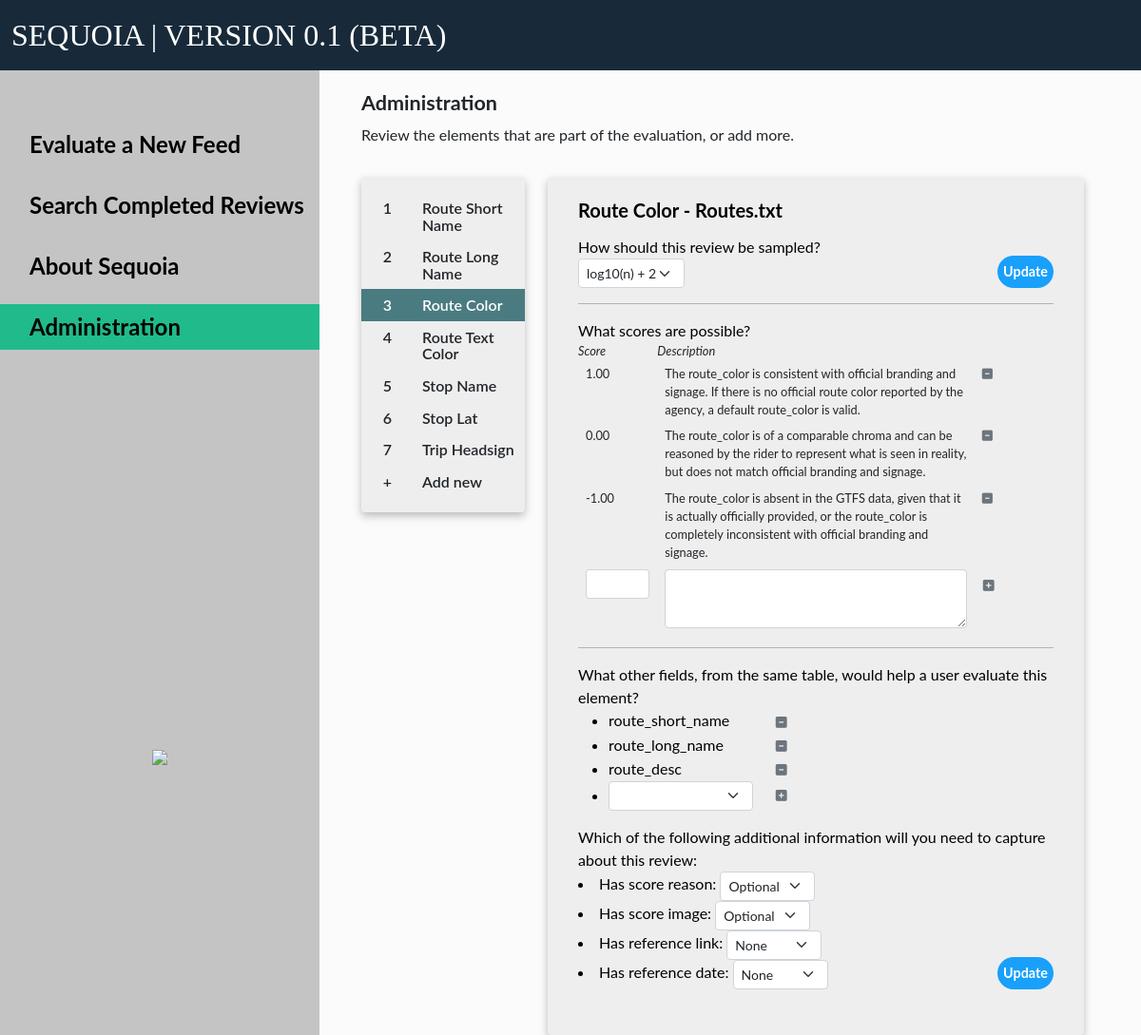
/administration/details/10, run on the app's committed database.
### gtfs_grading_app/models.py (models this page shows, shortened)
class review_category(models.Model):
    gtfs_field = models.ForeignKey(gtfs_field, on_delete=models.PROTECT)
    review_widget = models.OneToOneField(review_widget, on_delete=models.CASCADE)
    consistency_widget = models.OneToOneField(consistency_widget, on_delete=models.CASCADE)
    results_capture_widget = models.OneToOneField(results_capture_widget, on_delete=models.CASCADE)
    data_selector = models.ForeignKey('data_selector', default=1, on_delete=models.PROTECT)

class gtfs_field(models.Model):
    name = models.CharField(max_length=150, null=False)
    table = models.CharField(max_length=150, null=False)
    type = models.CharField(max_length=150, null=False)

class score(models.Model):
    score = models.DecimalField(decimal_places=2, max_digits=4, null=False)
    help_text = models.TextField(null=False)
    results_capture_widget = models.ForeignKey(results_capture_widget, on_delete=models.PROTECT)

### gtfs_grading_app/views.py (the view, shortened to what this page needs)
# urls.py: path('administration/details/<int:review_id>', name='admin_details', view=views.admin_details),
def admin_details(request, review_id):
    active_page = 'admin'
    existing_review_categories = review_category.objects.select_related().all()
    current_review = review_category.objects.select_related().get(id=review_id)
    active_review = current_review.id
    scores = score.objects.filter(results_capture_widget_id=current_review.results_capture_widget_id).order_by('-score')
    related_fields_same_table = current_review.review_widget.related_field_same_table.all()
    choose_data_selector = ChooseDataSelector(my_review_category=current_review,
                                              prefix="choose_data_selector",
                                              initial={'name': current_review.data_selector.name,
                                                       'number_to_review': current_review.data_selector.number_to_review})
    add_score_form = AddResultCaptureScore(initial={
        'results_capture_widget': current_review.results_capture_widget}, prefix='score_form')
    add_field_same_table_form = AddReviewWidgetRelatedFieldSameTable(my_gtfs_table_name=current_review.gtfs_field.table,
                                                                     prefix="field_same_table_form",
                                                                     initial={'review_widget_id': current_review.review_widget.id})
    update_results_capture_widget = AddResultsCaptureWidget(instance=current_review.results_capture_widget,
                                                            prefix="update_results_capture_widget")
    return render(request, 'admin/admin_details.html', {'active_page': active_page,
                                                        'active_review': active_review,
                                                        'current_review': current_review,
                                                        'existing_review_categories': existing_review_categories,
                                                        'choose_data_selector': choose_data_selector,
                                                        'scores': scores,
                                                        'add_score_form': add_score_form,
                                                        'related_fields_same_table': related_fields_same_table,
                                                        'add_field_same_table_form': add_field_same_table_form,
                                                        'update_results_capture_widget': update_results_capture_widget})

### gtfs_grading_app/forms.py (shortened to what this page needs)
class ChooseDataSelector(forms.Form):
    def __init__(self, *args, **kwargs):
        self.my_review_catagory = kwargs.pop("my_review_category")
        CHOICES, related_fields = DataSelector.get_valid_choices_and_related_fields()
        super(ChooseDataSelector, self).__init__(*args, **kwargs)
        self.fields['name'] = forms.ChoiceField(choices=CHOICES,
                                                label=False,
                                                widget=forms.Select(
                                                    attrs={'class': 'form-select form-select-sm'}))
        self.fields['number_to_review'] = forms.IntegerField(widget=forms.NumberInput(attrs={'class': 'form-control form-control-sm'}))
        self.related_fields = related_fields

class AddResultCaptureScore(forms.ModelForm):
    class Meta:
        model = score
        exclude = ['']
        widgets = {'results_capture_widget': forms.HiddenInput(),
                   'score': forms.NumberInput(attrs={'class': 'form-control form-control-sm'}),
                   'help_text': forms.Textarea(attrs={'class': 'form-control', 'rows': 2})}

### gtfs_grading_app/classes/classes.py (called while the page is built)
    @staticmethod
    def get_valid_choices_and_related_fields():
        choices = (
            ("log10(n) + 2", "log10(n) + 2"),
            ("number", 'number')
        )
        related_fields = [None, 'number_to_review']
        return choices, related_fields

### gtfs_grading_app/gtfs_spec/import_gtfs_spec.py (called while the page is built)
def get_gtfs_field_tuple_from_table(table_name, gtfs_spec=None):
    if not gtfs_spec:
        gtfs_spec = settings.GTFS_SPEC
    choice_tuple = choice_tuple = (('',''),)
    for t in gtfs_spec['resources']:
        if t['name'] == table_name:
            for f in t['schema']['fields']:
                choice_tuple = choice_tuple + ((f['name'], f['name']),)
            return choice_tuple
    raise ValueError("Table name not found in GTFS spec.")

### gtfs_grading_app/templatetags/custom_tags.py (called while the page is built)
@register.filter
def field_name_to_label(value):
    value = value.replace('_', ' ')
    return value.title()

### templates/admin/admin_details.html (shortened to what this page needs)
{% extends "admin/administration.html" %}
{% load static %}
{% load custom_tags %}
{% block admin_details %}
    <div class="card admin-review-card">
        <div class="card-title" style="padding-left:0rem">
            {{ current_review.gtfs_field.name | field_name_to_label }} - {{ current_review.gtfs_field.table | capfirst }}
        </div>
        <div class="card-body w-100">
            <p class="admin-heading">How should this review be sampled?</p>
            <form action="{% url 'admin_details' active_review %}" method="post">
                <div class="position-relative">
                    <div class="form-group row">
                        <div class="col-auto">
                            {{ choose_data_selector.name }}
                        </div>
                    </div>
                    <input class="position-absolute bottom-0 end-0" type="submit" value="Update" name='choose_data_selector'>
                </div>
            </form>
            <hr class="admin-hr">
            <p class="admin-heading">What scores are possible?</p>
            <div class="table-responsive">
                <table class="table score-table">
                    <thead>
                    <tr class="d-flex">
                        <th class="col-2">Score</th>
                        <th class="col-8">Description</th>
                        <th class="col-2"></th>
                    </tr>
                    </thead>
                    <tbody>
                    {% for score in scores %}
                        <tr class="d-flex">
                            <td class="col-2">{{ score.score }}</td>
                            <td class="col-8">{{ score.help_text }}</td>
                            <td class="col-2"><a href="{% url 'delete_results_capture_score' score.id %}"><i class="fas fa-minus-square ml-2 admin-add-subtract"></i></a></td>
                        </tr>
                    {% endfor %}
                    <tr class="d-flex">
                        <form action="{% url 'admin_details' active_review %}" method="post">
                            <td class="col-2">{{ add_score_form.score }}</td>
                            <td class="col-8">{{ add_score_form.help_text }}</td>
                            <td class="col-2">
                                <button type="submit" class="btn" name='add_new_score' style="padding-left: 0px">
                                    <i class="fa fa-plus-square admin-add-subtract"></i>
                                </button>
                        </form>
                    </tr>
                    </tbody>
                </table>
            </div>
            <hr class="admin-hr">
            <p class="admin-heading">What other fields, from the same table, would help a user evaluate this element?</p>
            <ul>
                {% for i in related_fields_same_table %}
                    <li style="width: 40%">
                        <div class="row">
                            <div class="col-10">
                                {{ i.name }}
                            </div>
                            <div class="col-2 d-flex justify-content-center">
                        <span style="">
                            <a class="btn admin-add-subtract" href="{% url 'delete_review_widget_related_field_same_table' current_review.results_capture_widget.id  i.id %}"><i class="fas fa-minus-square admin-add-subtract ml-2"></i></a>
                        </span>
                            </div>
                        </div>
                    </li>
                {% endfor %}
                <form action="{% url 'admin_details' active_review %}" method="post">
                    <li style="width: 40%">
                        <div class="row">
                            <div class="col-10">
                                {{ add_field_same_table_form.field_name }}
                            </div>
                            <div class="col-2 d-flex justify-content-center">
                                <button type="submit" class="btn admin-add-subtract" name='add_field_same_table'>
                                    <i class="fa fa-plus-square admin-add-subtract"></i>
                                </button>
                            </div>
                        </div>
                    </li>
                </form>
            </ul>
            <p class="admin-heading">Which of the following additional information will you need to capture about this review:</p>
            <form action="{% url 'admin_details' active_review %}" method="post">
                <div class="position-relative">
                    {{ update_results_capture_widget.as_ul }}
                    <input class="position-absolute bottom-0 end-0" type="submit" value="Update" name='update_results_capture_widget'>
                </div>
            </form>
        </div>
    </div>
{% endblock %}

### templates/admin/administration.html (shortened to what this page needs)
{% extends "home.html" %}
{% load static %}
{% load custom_tags %}
{% block content %}
    <div class="container w-100">
        <h1>Administration</h1>
        <p>Review the elements that are part of the evaluation, or add more.</p>
        <div class="row">
            <div class='col-3'>
                <div class="card table-card">
                    <div class="card-body table-card">
                        <table class="table review-select table-hover">
                            {% for cat in existing_review_categories %}
                                <tr class="{% if active_review == cat.id %}table-active{% endif %}" onclick="window.location='{% url 'admin_details' cat.id %}';">
                                    <td class="review-select-number">{{ forloop.counter }}</td>
                                    <td class="review-select-text">{{ cat.gtfs_field.name | field_name_to_label}}</td>
                                </tr>
                            {% endfor %}
                            <tr class="{% if active_review == 'add_new' %}table-active{% endif %}" onclick="window.location='{% url 'admin_add_new' %}';">
                                <td class="review-select-number">+</td>
                                <td class="review-select-text">Add new</td>
                            </tr>
                        </table>
                    </div>
                </div>
            </div>
            <div class="col-9">
                {% block admin_details %}
                {% endblock %}
            </div>
        </div>
    </div>
{% endblock %}

### gtfs_grading_app/static/css/custom.css (style rules this page uses)
:root { --blue: #007bff; --indigo: #6610f2; --purple: #6f42c1; --pink: #e83e8c; --red: #dc3545; --orange: #fd7e14; --yellow: #ffc107; --green: #21BB8B; --dark-green: #528990; --teal: #20c997; --cyan: #17a2b8; --white: #fff; --gray: #eeeeee; --gray-dark: #C4C4C4; --primary: #18A0FB; --secondary: #6c757d; --success: #28a745; --info: #17a2b8; --warning: #ffc107; --danger: #dc3545; --light: #f8f9fa; --dark: #182A3A; --breakpoint-xs: 0; --breakpoint-sm: 576px; --breakpoint-md: 768px; --breakpoint-lg: 992px; --breakpoint-xl: 1200px; --font-family-sans-serif: -apple-system, BlinkMacSystemFont, "Segoe UI", Roboto, "Helvetica Neue", Arial, sans-serif, "Apple Color Emoji", "Segoe UI Emoji", "Segoe UI Symbol"; --font-family-monospace: SFMono-Regular, Menlo, Monaco, Consolas, "Liberation Mono", "Courier New", monospace; }
html, body { height: 100%; background: #FBFBFB; font-family: Lato; }
h1 { font-size: 1.35rem; padding-top: 1rem; font-weight: bold; }
p { font-family: Lato; font-style: normal; font-weight: normal; font-size: 1rem; }
.card { color: black; text-align: left; background: var(--gray); filter: drop-shadow(0px 4px 4px rgba(0, 0, 0, 0.25)); border: none; padding:2rem; margin-top: 1rem; }
.card-body { padding-top: .5rem; padding-left: 0rem; padding-right: 0rem; }
.card-title { font-family: Lato; font-style: normal; font-weight: bold; font-size: 1.25rem; line-height: 1.4rem; padding-left: 1rem; padding-top: .5rem; }
.table { margin-bottom: 0px; }
.table-active { background: var(--dark-green); color:var(--white) }
.table-card { margin: 1rem 0; padding:0; font-family: Lato; font-style: normal; font-weight: 600; font-size: 1rem; line-height: 1.1rem; }
.review-select td { border-bottom-width: 0px !important; }
.review-select-text { padding-left: 1.5rem !important; }
.review-select-number { text-align: right; min-width: 2.5rem; }
.admin-review-card { padding-top: 1rem; }
input[type=submit] { background: #18A0FB !important; border-radius: 90px !important; font-family: Lato; font-style: normal; font-weight: bold; font-size: .9rem; line-height: 2rem; border-width: 0px; outline:none; text-align: center; color: #FFFFFF; }
.score-table thead th { font-style: italic; font-weight: normal; font-size: .8rem; padding-left: 0px; padding-bottom: 0px; padding-top: 0px; }
.score-table { font-size: .8rem; }
.score-table td { padding-top: .25rem; padding-bottom: .25rem; }
.score-table.table>:not(caption)>*>* { border-bottom-width: 0px; }
.admin-heading { margin-bottom: 0rem; }
.admin-hr { text-align: left; }
.admin-add-subtract { color:var(--secondary); padding: 0px !important; }
.custom-select-sm { display: inline; max-width: 100px!important; }
.btn { line-height: 1.5 !important; font-weight: lighter !important; font-size: .85rem !important; }

### data on the page
review_category: gtfs_field.name|field_name_to_label "Route Short Name"
review_category: gtfs_field.name|field_name_to_label "Route Long Name"
review_category: gtfs_field.name|field_name_to_label "Route Color", gtfs_field.table "Routes.txt"
review_category: gtfs_field.name|field_name_to_label "Route Text Color"
review_category: gtfs_field.name|field_name_to_label "Stop Name"
review_category: gtfs_field.name|field_name_to_label "Stop Lat"
review_category: gtfs_field.name|field_name_to_label "Trip Headsign"
score: score "1.00", help_text "The route_color is consistent with official branding and signage. If there is no official route color reported by the agency, a default route_color is valid."
score: score "0.00", help_text "The route_color is of a comparable chroma and can be reasoned by the rider to represent what is seen in reality, but does not match official branding and signage."
score: score "-1.00", help_text "The route_color is absent in the GTFS data, given that it is actually officially provided, or the route_color is completely inconsistent with official branding and signage."
gtfs_field: name "route_short_name"
gtfs_field: name "route_long_name"
gtfs_field: name "route_desc"
